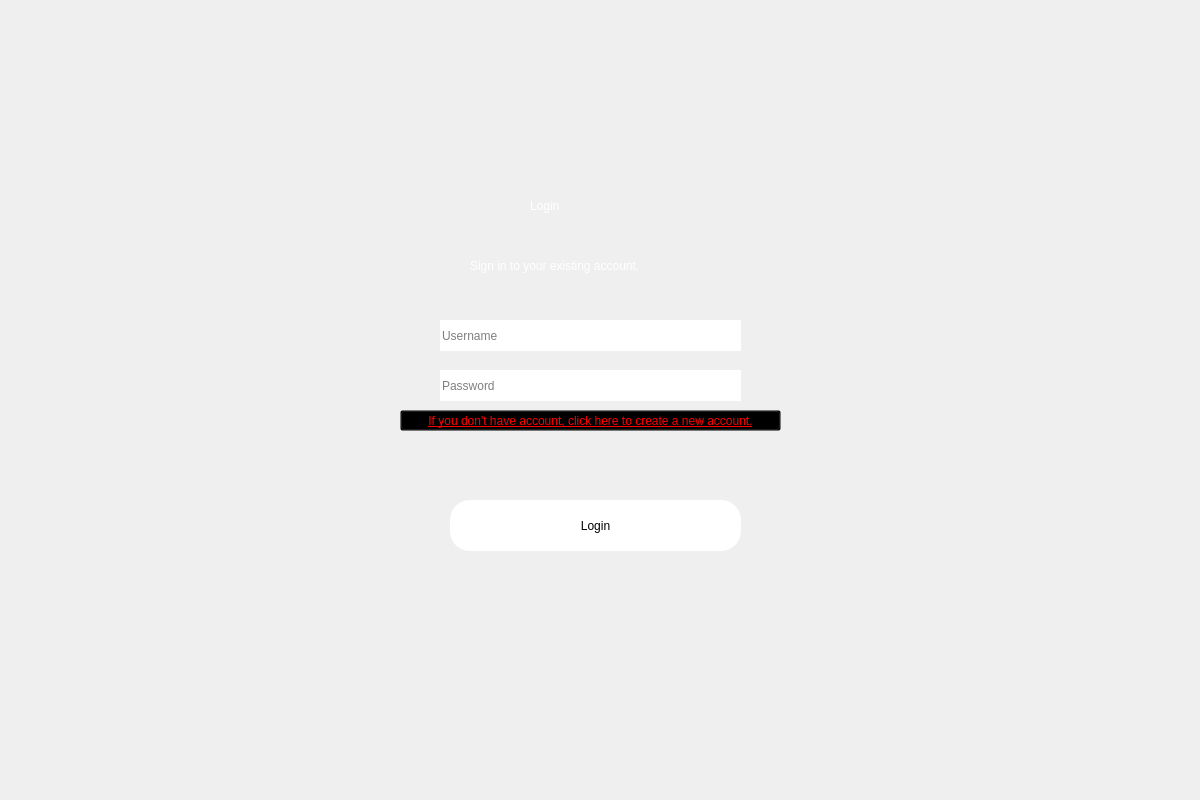
<?xml version="1.0" encoding="UTF-8"?>
<ui version="4.0">
 <class>Dialog</class>
 <widget class="QDialog" name="Dialog">
  <property name="geometry">
   <rect>
    <x>0</x>
    <y>0</y>
    <width>1200</width>
    <height>800</height>
   </rect>
  </property>
  <property name="windowTitle">
   <string>Dialog</string>
  </property>
  <property name="styleSheet">
   <string notr="true"/>
  </property>
  <widget class="QWidget" name="widget" native="true">
   <property name="geometry">
    <rect>
     <x>0</x>
     <y>0</y>
     <width>1200</width>
     <height>800</height>
    </rect>
   </property>
   <property name="styleSheet">
    <string notr="true"/>
   </property>
   <widget class="QLabel" name="label">
    <property name="geometry">
     <rect>
      <x>530</x>
      <y>170</y>
      <width>121</width>
      <height>71</height>
     </rect>
    </property>
    <property name="styleSheet">
     <string notr="true">color: rgb(255, 255, 255);
font: 36pt &quot;MS Shell Dlg 2&quot;;</string>
    </property>
    <property name="text">
     <string>Login</string>
    </property>
   </widget>
   <widget class="QLabel" name="label_2">
    <property name="geometry">
     <rect>
      <x>470</x>
      <y>250</y>
      <width>261</width>
      <height>31</height>
     </rect>
    </property>
    <property name="styleSheet">
     <string notr="true">color: rgb(255, 255, 255);
font: 12pt &quot;MS Shell Dlg 2&quot;;</string>
    </property>
    <property name="text">
     <string>Sign in to your existing account.</string>
    </property>
   </widget>
   <widget class="QPushButton" name="login">
    <property name="geometry">
     <rect>
      <x>450</x>
      <y>500</y>
      <width>291</width>
      <height>51</height>
     </rect>
    </property>
    <property name="styleSheet">
     <string notr="true">background-color: rgb(255, 255, 255);
font: 22pt &quot;MS Shell Dlg 2&quot;;
border-radius: 20px;</string>
    </property>
    <property name="text">
     <string>Login</string>
    </property>
   </widget>
   <widget class="QLineEdit" name="username_field">
    <property name="geometry">
     <rect>
      <x>440</x>
      <y>320</y>
      <width>301</width>
      <height>31</height>
     </rect>
    </property>
    <property name="styleSheet">
     <string notr="true">border-radius: 20px;
font: 11pt &quot;MS Shell Dlg 2&quot;;</string>
    </property>
    <property name="text">
     <string/>
    </property>
    <property name="placeholderText">
     <string>Username</string>
    </property>
   </widget>
   <widget class="QLineEdit" name="password_field">
    <property name="geometry">
     <rect>
      <x>440</x>
      <y>370</y>
      <width>301</width>
      <height>31</height>
     </rect>
    </property>
    <property name="styleSheet">
     <string notr="true">border-radius: 20px;
font: 11pt &quot;MS Shell Dlg 2&quot;;</string>
    </property>
    <property name="text">
     <string/>
    </property>
    <property name="echoMode">
     <enum>QLineEdit::Password</enum>
    </property>
    <property name="placeholderText">
     <string>Password</string>
    </property>
   </widget>
   <widget class="QLabel" name="error_field">
    <property name="geometry">
     <rect>
      <x>436</x>
      <y>462</y>
      <width>311</width>
      <height>21</height>
     </rect>
    </property>
    <property name="styleSheet">
     <string notr="true">color: rgb(255, 0, 0);
font: 75 10pt &quot;MS Shell Dlg 2&quot;;
text-decoration: underline;</string>
    </property>
    <property name="text">
     <string/>
    </property>
   </widget>
   <widget class="QLabel" name="image">
    <property name="geometry">
     <rect>
      <x>0</x>
      <y>0</y>
      <width>1201</width>
      <height>801</height>
     </rect>
    </property>
    <property name="text">
     <string/>
    </property>
    <property name="pixmap">
     <pixmap>power_plant.jpg</pixmap>
    </property>
   </widget>
   <widget class="QPushButton" name="create_account">
    <property name="geometry">
     <rect>
      <x>400</x>
      <y>410</y>
      <width>381</width>
      <height>21</height>
     </rect>
    </property>
    <property name="styleSheet">
     <string notr="true">background-color: rgba(0, 0, 0, 0);
color: rgb(255, 0, 0);
font: 10pt &quot;MS Shell Dlg 2&quot;;
text-decoration: underline;</string>
    </property>
    <property name="text">
     <string>If you don't have account, click here to create a new account.</string>
    </property>
   </widget>
   <zorder>image</zorder>
   <zorder>label</zorder>
   <zorder>label_2</zorder>
   <zorder>login</zorder>
   <zorder>username_field</zorder>
   <zorder>password_field</zorder>
   <zorder>error_field</zorder>
   <zorder>create_account</zorder>
  </widget>
 </widget>
 <resources/>
 <connections/>
</ui>
